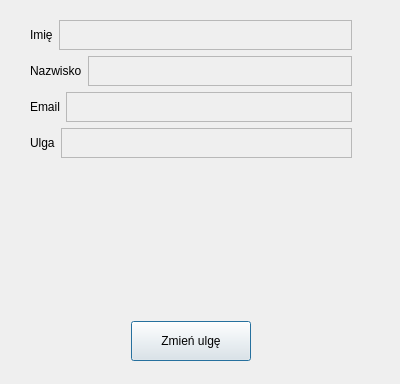
<?xml version="1.0" encoding="UTF-8"?>
<ui version="4.0">
 <class>klient_info</class>
 <widget class="QDialog" name="klient_info">
  <property name="geometry">
   <rect>
    <x>0</x>
    <y>0</y>
    <width>400</width>
    <height>384</height>
   </rect>
  </property>
  <property name="windowTitle">
   <string>Dialog</string>
  </property>
  <widget class="QWidget" name="layoutWidget_2">
   <property name="geometry">
    <rect>
     <x>30</x>
     <y>20</y>
     <width>322</width>
     <height>341</height>
    </rect>
   </property>
   <layout class="QVBoxLayout" name="verticalLayout">
    <item>
     <layout class="QHBoxLayout" name="horizontalLayout">
      <item>
       <widget class="QLabel" name="l1">
        <property name="text">
         <string>Imię</string>
        </property>
       </widget>
      </item>
      <item>
       <widget class="QPlainTextEdit" name="txtImie">
        <property name="enabled">
         <bool>false</bool>
        </property>
        <property name="maximumSize">
         <size>
          <width>16777215</width>
          <height>30</height>
         </size>
        </property>
       </widget>
      </item>
     </layout>
    </item>
    <item>
     <layout class="QHBoxLayout" name="horizontalLayout_4">
      <item>
       <widget class="QLabel" name="l2">
        <property name="text">
         <string>Nazwisko</string>
        </property>
       </widget>
      </item>
      <item>
       <widget class="QPlainTextEdit" name="txtNazwisko">
        <property name="enabled">
         <bool>false</bool>
        </property>
        <property name="maximumSize">
         <size>
          <width>16777215</width>
          <height>30</height>
         </size>
        </property>
       </widget>
      </item>
     </layout>
    </item>
    <item>
     <layout class="QHBoxLayout" name="horizontalLayout_5">
      <item>
       <widget class="QLabel" name="l3">
        <property name="text">
         <string>Email</string>
        </property>
       </widget>
      </item>
      <item>
       <widget class="QPlainTextEdit" name="txtEmail">
        <property name="enabled">
         <bool>false</bool>
        </property>
        <property name="maximumSize">
         <size>
          <width>16777215</width>
          <height>30</height>
         </size>
        </property>
       </widget>
      </item>
     </layout>
    </item>
    <item>
     <layout class="QHBoxLayout" name="horizontalLayout_8">
      <item>
       <widget class="QLabel" name="l3_3">
        <property name="text">
         <string>Ulga</string>
        </property>
       </widget>
      </item>
      <item>
       <widget class="QPlainTextEdit" name="txtUlga">
        <property name="enabled">
         <bool>false</bool>
        </property>
        <property name="maximumSize">
         <size>
          <width>16777215</width>
          <height>30</height>
         </size>
        </property>
       </widget>
      </item>
     </layout>
    </item>
    <item>
     <spacer name="verticalSpacer">
      <property name="orientation">
       <enum>Qt::Orientation::Vertical</enum>
      </property>
      <property name="sizeHint" stdset="0">
       <size>
        <width>20</width>
        <height>40</height>
       </size>
      </property>
     </spacer>
    </item>
    <item>
     <layout class="QHBoxLayout" name="horizontalLayout_2">
      <item>
       <spacer name="horizontalSpacer">
        <property name="orientation">
         <enum>Qt::Orientation::Horizontal</enum>
        </property>
        <property name="sizeHint" stdset="0">
         <size>
          <width>40</width>
          <height>20</height>
         </size>
        </property>
       </spacer>
      </item>
      <item>
       <widget class="QPushButton" name="bUlga">
        <property name="minimumSize">
         <size>
          <width>120</width>
          <height>40</height>
         </size>
        </property>
        <property name="text">
         <string>Zmień ulgę</string>
        </property>
       </widget>
      </item>
      <item>
       <spacer name="horizontalSpacer_2">
        <property name="orientation">
         <enum>Qt::Orientation::Horizontal</enum>
        </property>
        <property name="sizeHint" stdset="0">
         <size>
          <width>40</width>
          <height>20</height>
         </size>
        </property>
       </spacer>
      </item>
     </layout>
    </item>
   </layout>
  </widget>
 </widget>
 <resources/>
 <connections/>
</ui>
